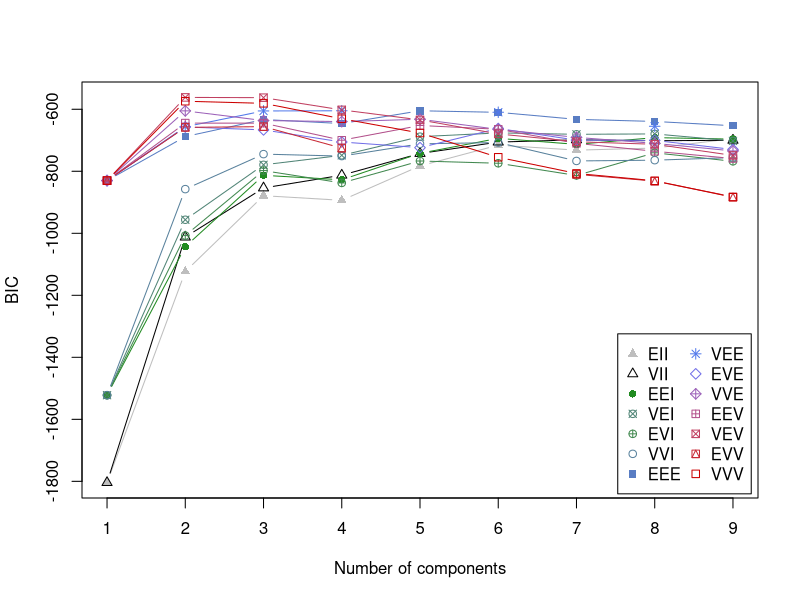
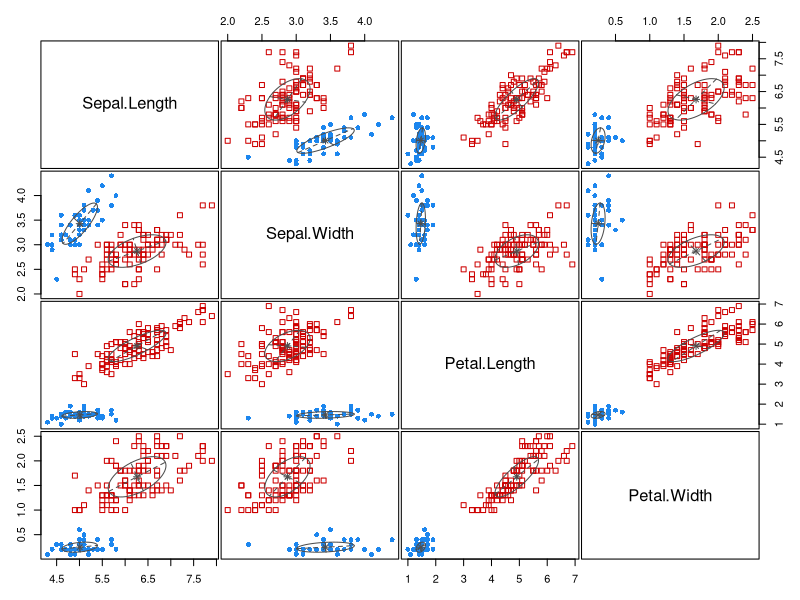
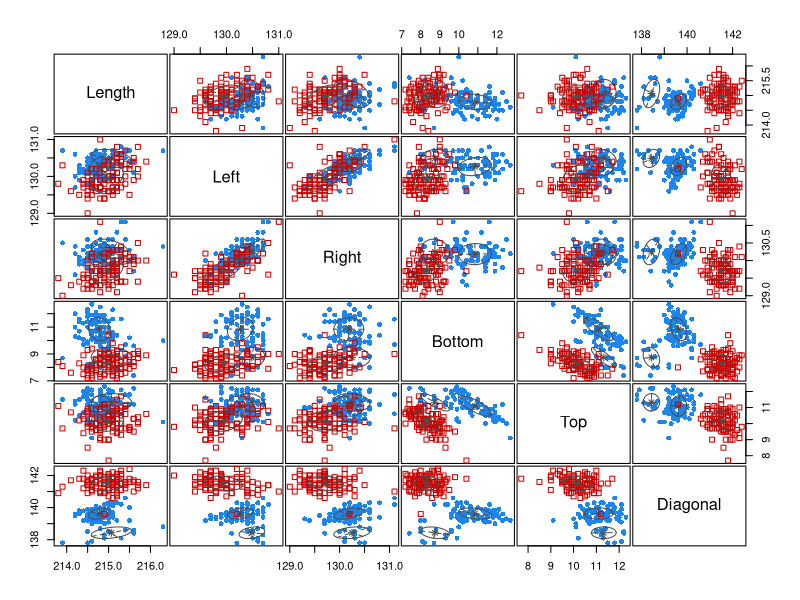
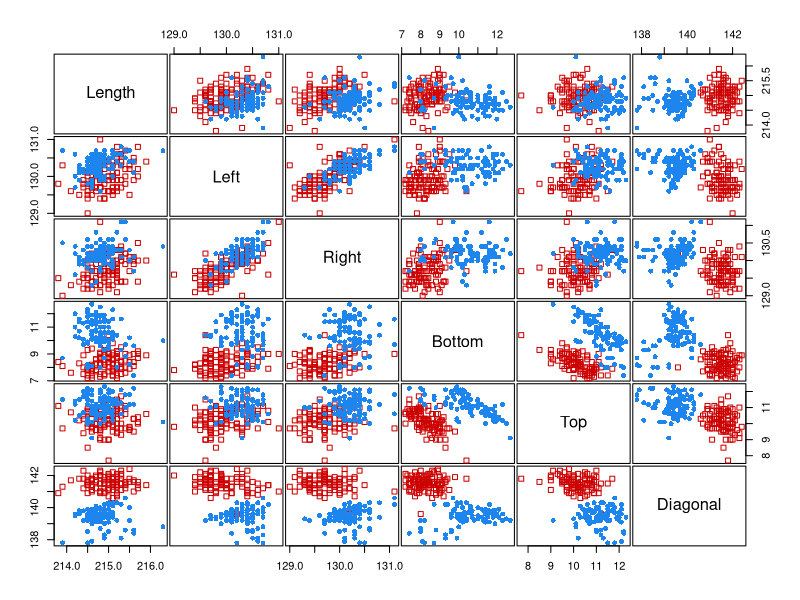
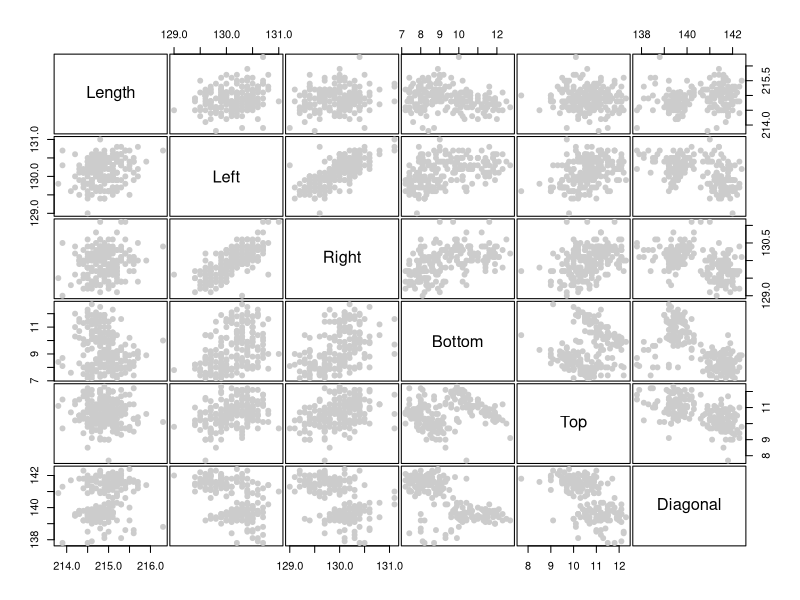
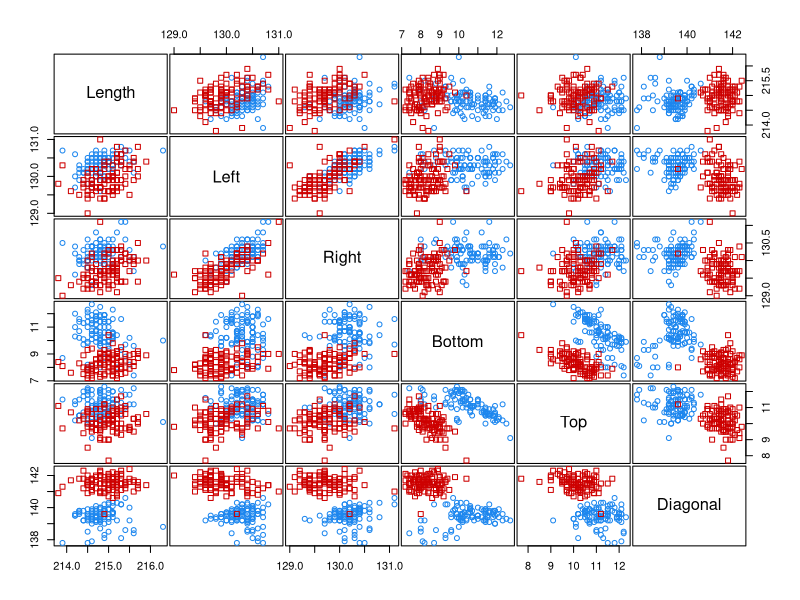
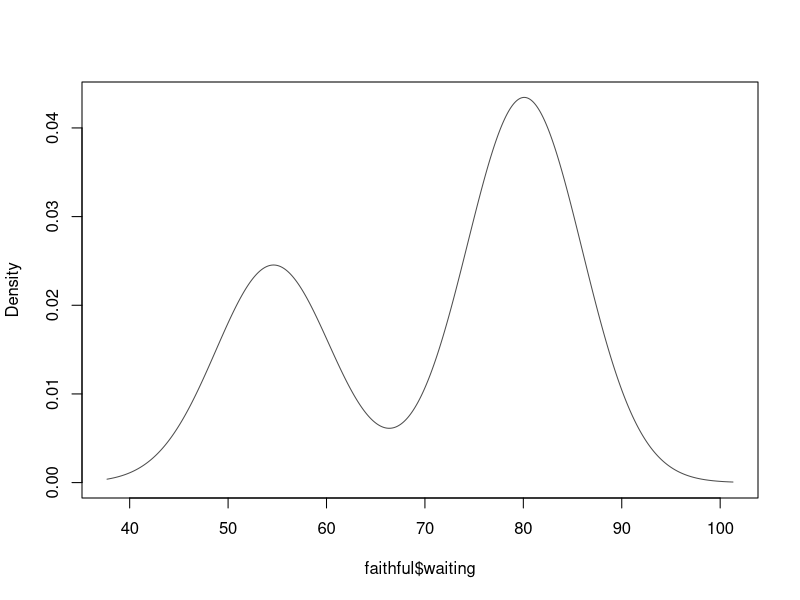
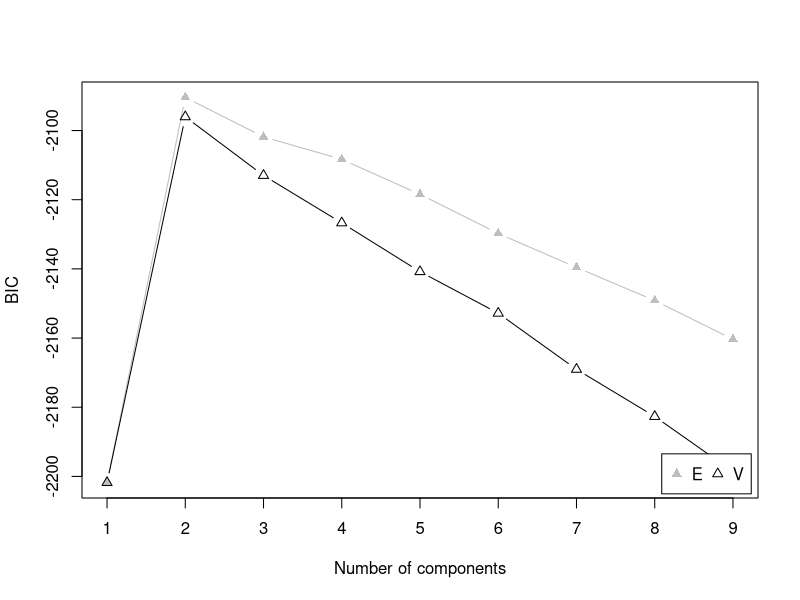

Write R code to recreate these figures, in order.
library(mclust)


### Name: mclust-package
### Title: Gaussian Mixture Modelling for Model-Based Clustering,
###   Classification, and Density Estimation
### Aliases: mclust-package mclust
### Keywords: package

### ** Examples


# Clustering
mod1 <- Mclust(iris[,1:4])
summary(mod1)
plot(mod1,  what = c("BIC", "classification"))

# Classification
data(banknote)
mod2 <- MclustDA(banknote[,2:7], banknote$Status)
summary(mod2)
plot(mod2)

# Density estimation
mod3 <- densityMclust(faithful$waiting)
summary(mod3)
plot(mod3, faithful$waiting)
